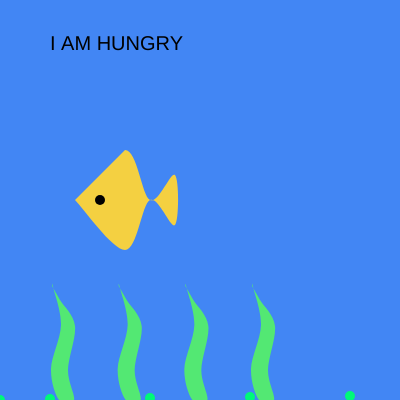
Frame 1 (no input)
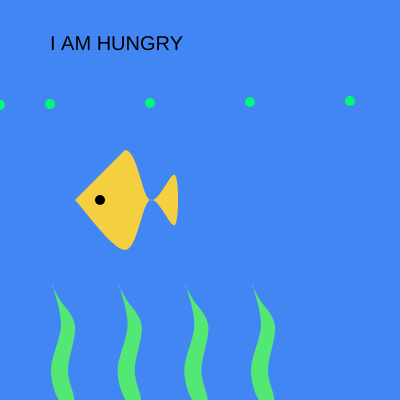
Frame 60 (no input)
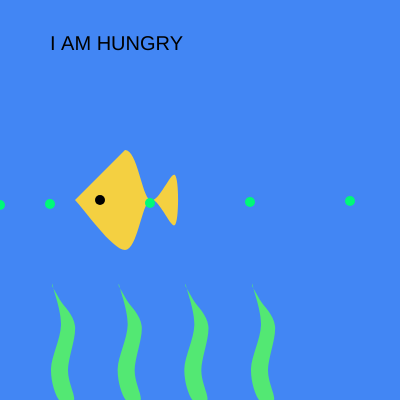
Frame 120 (the mouse pressed at the canvas centre since frame 60)

The p5.js sketch that drew these frames (run headless with seeded random() and noise() and a simulated clock; from frame 60 on, the mouse is pressed at the canvas centre):

// p5.js sketch
// ── sketch.js
// Shauna Cross
// IGME-609
// HW2 Animated and Interactive Scene
// February 26, 2019

// Declare the global variables
var yLocationBubble; // y location for the bubbles
var canvasSize; // canvas size
var mouseIsOverFish; // Boolean for the rollover effect

function setup() 
{   
  // Canvas size
  canvasSize=400;  
  
  // Intialize bubble variable and start it on the bottom
  yLocationBubble = canvasSize;

  //Create the canvas size using the variable
  createCanvas(canvasSize, canvasSize);
  
  // Initalize the rollover variable
  // declare that mouse is not over fish to begin
  mouseIsOverFish = false; 
} 
 

function draw() 
{   
  //  background color of water redrawn every time
  background(66,134,244);
  
  // Declare parameters for fish rollover state variable
  if(mouseX > 75 && mouseX < 175 
  && mouseY > 150 && mouseY < 250)
    {
    // / Use Boolean variable to store rollover position
    // The mouse is over the fish  
    mouseIsOverFish = true;
    }
  else
  {
    // The mouse is not over the fish
    mouseIsOverFish = false;
  }

  // Change the background when rolling over fish
  if(mouseIsOverFish == true)
  {
  // Set the background color for when rolled over
  background(255);
  textSize(20); 
  fill(255,23,2)
  text("YOU CAUGHT ME", 200, 210);
  }
  else
  {
  // Go back to original background color
  background(66,134,244);
  }
   
  
  // draw seaweed across page
  drawSeaweed(0);
  drawSeaweed(canvasSize/3);
  drawSeaweed(canvasSize/6);
  drawSeaweed(canvasSize/2);
  drawSeaweed(canvasSize/1);

  // draw fish
  drawFish(0);
  
  // draw bubbles across page
  drawBubble(0);
  drawBubble(50);
  drawBubble(150);
  drawBubble(250);
  drawBubble(350);
  
}


// Bubble Shape
function drawBubble(offset)
{
  // Bubbles start at the bottom and float up
  fill(0, 249, 120);
  ellipse(0+offset,yLocationBubble--,10,10);
    
  // if bubbles reach the top 
  // then start bubbles at the bottom again
  if (yLocationBubble == 0) {
    yLocationBubble = canvasSize;
  }  
}


// Draw Fish
function drawFish() 
{
	fill(244,208,65); // fish body
  noStroke();
  beginShape();
  curveVertex(75,200);
  curveVertex(125,150);
  curveVertex(150,200);
  curveVertex(175,175);
  curveVertex(175,225);
  curveVertex(150,200);
  curveVertex(125,250);
  endShape(CLOSE);
  
  fill(0); // draw fish eye
  ellipse(100,200,10);
  
  // IF framecount is less than 5 seconds 
  // display "FISH IS FULL" on screen
  if (frameCount < 300) {
  	textSize(20);    
  	text("I AM HUNGRY", 50, 50);
  }
  // ELSE if framecount is more than 6 seconds
  // display "FEED ME" on screen
  else
  {    
    textSize(20);    
    fill(7,45,86);
    text("PLEASE FEED ME", 200, 50);
  }
}

// Seaweed shape  
function drawSeaweed(offset)
{
	fill(83,232,115);
  noStroke();
  beginShape();
  curveVertex(52+offset,286);
  curveVertex(60+offset,300);
  curveVertex(75+offset,326);
  curveVertex(68+offset,370);
  curveVertex(74+offset,400);
  curveVertex(59+offset,400);
  curveVertex(51+offset,369);
  curveVertex(61+offset,325);
  curveVertex(53+offset,287);
  endShape(CLOSE);
}
